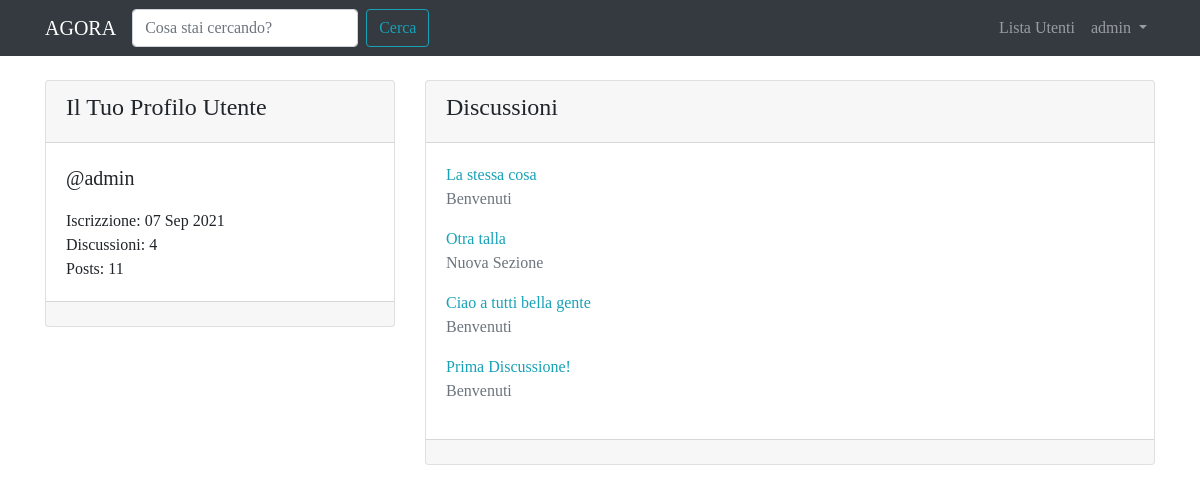
/users/admin/ (signed in), run on the app's committed database.
### forum/models.py (models this page shows, shortened)
class Discussione(models.Model):
	titolo = models.CharField(max_length=120)
	data_creazione = models.DateTimeField(auto_now_add=True)
	autore_discuzione = models.ForeignKey(User, on_delete=models.CASCADE, related_name='discussioni')
	sezione_apparteneza = models.ForeignKey(Sezione, on_delete=models.CASCADE)
	def get_absolute_url(self):
		return reverse('visualizza_discussione', kwargs={'pk': self.pk})
	class Meta:
		verbose_name = 'Discussione'
		verbose_name_plural = 'Discussioni'

class Sezione(models.Model):
	nome_sezione = models.CharField(max_length=80)
	descrizione = models.CharField(max_length=150, blank=True, null=True)
	logo_sezione = models.ImageField(blank=True, null=True)
	def __str__(self):
		return self.nome_sezione
	class Meta:
		verbose_name = 'Sezione'
		verbose_name_plural = 'Sezioni'

### core/views.py (the view)
# urls.py: path('users/<str:username>/', views.user_profile_view, name='user_profile'),
def user_profile_view(request, username):
	user = get_object_or_404(User, username=username)
	discussioni_utente = Discussione.objects.filter(autore_discuzione=user).order_by('-pk')
	context = {'user': user, 'discussioni_utente': discussioni_utente}
	return render(request, 'core/user_profile.html', context)

### core/templates/core/user_profile.html (shortened to what this page needs)
{% extends 'base.html' %}
{% block content %}
	<div class="row mt-3">
		<div class="col-4">
			<div class="card my-2">
				<div class="card-header">
					<h4>{% if request.user == user %} Il Tuo {% endif %} Profilo Utente</h4>
				</div>
				<div class="card-body">
					<p class="lead">@{{user}}</p>
					<p class="mb-0">Iscrizzione: {{ user.date_joined|date:"d M Y" }}</p>
					<p class="mb-0">Discussioni: {{user.discussioni.count}}</p>
					<p class="mb-0">Posts: {{user.posts.count}}</p>
				</div>
				<div class="card-footer">
				</div>
			</div>
		</div>
		<div class="col-8">
			<div class="card my-2">
				<div class="card-header">
					<h4>Discussioni</h4>
				</div>
				<div class="card-body">
					{% for discussione in discussioni_utente %}
						<a href=" {{ discussione.get_absolute_url  }} ">{{discussione.titolo}}</a>
						<p class="text-muted">{{discussione.sezione_apparteneza}}</p>
					{% empty %}
						{% if request.user != user %}
							<p>{{user}} non ha creato alcuna discussione!</p>
						{% else %}
							<p>Non hai creato alcuna discussione! Inizzia subito!</p>
						{% endif %}
					{% endfor %}
				</div>
				<div class="card-footer">
				</div>
			</div>
		</div>
	</div>
{% endblock content %}

### templates/base.html (shortened to what this page needs)
{% load static %}
<!doctype html>
<html lang="en">
  <head>
    <link rel="stylesheet" href="https://maxcdn.bootstrapcdn.com/bootstrap/4.0.0/css/bootstrap.min.css">
    <link rel="stylesheet" href="{% static 'css/agora.css' %}">
  </head>
  <body>
    <nav class="navbar navbar-expand-lg navbar-dark bg-dark">
      <div class="container">
        <a class="navbar-brand" href="/">AGORA</a>
        <div class="collapse navbar-collapse" id="navbarSupportedContent">
          <form class="form-inline my-2 my-lg-0" action="{% url 'funzione_cerca' %}">
            <input name="q" class="form-control mr-sm-2" type="search" placeholder="Cosa stai cercando?" aria-label="Search">
            <button class="btn btn-outline-info my-2 my-sm-0" type="submit">Cerca</button>
          </form>
          <ul class="navbar-nav ml-auto">
            <li class="nav-item">
              <a class="nav-link" href="{% url 'user_list' %}">Lista Utenti <span class="sr-only">(current)</span></a>
            </li>
            {% if request.user.is_authenticated %}
              <li class="nav-item dropdown">
                <a class="nav-link dropdown-toggle" href="#" id="navbarDropdown" role="button" data-toggle="dropdown" aria-haspopup="true" aria-expanded="false">
                  {{ request.user.username }}
                </a>
              </li>
            {% endif %}
          </ul>
        </div>
      </div>
    </nav>
    <div class="container">
      {% block content %}
      {% endblock content %}
    </div>
  </body>
</html>

### static-storage/css/agora.css (style rules this page uses)
body { font-family: 'Slabo 27px', serif; }
a, a:hover { color: #17a2b8; }

### data on the page
Discussione: titolo "La stessa cosa", sezione_apparteneza "Benvenuti"
Discussione: titolo "Otra talla", sezione_apparteneza "Nuova Sezione"
Discussione: titolo "Ciao a tutti bella gente", sezione_apparteneza "Benvenuti"
Discussione: titolo "Prima Discussione!", sezione_apparteneza "Benvenuti"

### other printed values
{{ request.user.username }} "admin"
{{ user }} "admin"
{{ user.date_joined|date:"d M Y" }} "07 Sep 2021"
{{ user.discussioni.count }} "4"
{{ user.posts.count }} "11"
